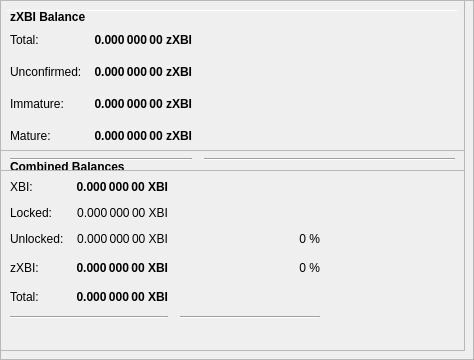
        <widget class="QFrame" name="frameObfuscation">
         <property name="minimumSize">
          <size>
           <width>0</width>
           <height>350</height>
          </size>
         </property>
         <property name="layoutDirection">
          <enum>Qt::LeftToRight</enum>
         </property>
         <property name="frameShape">
          <enum>QFrame::StyledPanel</enum>
         </property>
         <property name="frameShadow">
          <enum>QFrame::Raised</enum>
         </property>
         <widget class="QPushButton" name="runAutoDenom">
          <property name="geometry">
           <rect>
            <x>251</x>
            <y>17</y>
            <width>1</width>
            <height>1</height>
           </rect>
          </property>
          <property name="palette">
           <palette>
            <active>
             <colorrole role="WindowText">
              <brush brushstyle="SolidPattern">
               <color alpha="255">
                <red>0</red>
                <green>0</green>
                <blue>0</blue>
               </color>
              </brush>
             </colorrole>
             <colorrole role="Button">
              <brush brushstyle="SolidPattern">
               <color alpha="255">
                <red>239</red>
                <green>238</green>
                <blue>238</blue>
               </color>
              </brush>
             </colorrole>
             <colorrole role="Light">
              <brush brushstyle="SolidPattern">
               <color alpha="255">
                <red>255</red>
                <green>255</green>
                <blue>255</blue>
               </color>
              </brush>
             </colorrole>
             <colorrole role="Midlight">
              <brush brushstyle="SolidPattern">
               <color alpha="255">
                <red>247</red>
                <green>246</green>
                <blue>246</blue>
               </color>
              </brush>
             </colorrole>
             <colorrole role="Dark">
              <brush brushstyle="SolidPattern">
               <color alpha="255">
                <red>119</red>
                <green>119</green>
                <blue>119</blue>
               </color>
              </brush>
             </colorrole>
             <colorrole role="Mid">
              <brush brushstyle="SolidPattern">
               <color alpha="255">
                <red>159</red>
                <green>159</green>
                <blue>159</blue>
               </color>
              </brush>
             </colorrole>
             <colorrole role="Text">
              <brush brushstyle="SolidPattern">
               <color alpha="255">
                <red>0</red>
                <green>0</green>
                <blue>0</blue>
               </color>
              </brush>
             </colorrole>
             <colorrole role="BrightText">
              <brush brushstyle="SolidPattern">
               <color alpha="255">
                <red>255</red>
                <green>255</green>
                <blue>255</blue>
               </color>
              </brush>
             </colorrole>
             <colorrole role="ButtonText">
              <brush brushstyle="SolidPattern">
               <color alpha="255">
                <red>0</red>
                <green>0</green>
                <blue>0</blue>
               </color>
              </brush>
             </colorrole>
             <colorrole role="Base">
              <brush brushstyle="SolidPattern">
               <color alpha="255">
                <red>255</red>
                <green>255</green>
                <blue>255</blue>
               </color>
              </brush>
             </colorrole>
             <colorrole role="Window">
              <brush brushstyle="SolidPattern">
               <color alpha="255">
                <red>239</red>
                <green>238</green>
                <blue>238</blue>
               </color>
              </brush>
             </colorrole>
             <colorrole role="Shadow">
              <brush brushstyle="SolidPattern">
               <color alpha="255">
                <red>0</red>
                <green>0</green>
                <blue>0</blue>
               </color>
              </brush>
             </colorrole>
             <colorrole role="AlternateBase">
              <brush brushstyle="SolidPattern">
               <color alpha="255">
                <red>247</red>
                <green>246</green>
                <blue>246</blue>
               </color>
              </brush>
             </colorrole>
             <colorrole role="ToolTipBase">
              <brush brushstyle="SolidPattern">
               <color alpha="255">
                <red>255</red>
                <green>255</green>
                <blue>220</blue>
               </color>
              </brush>
             </colorrole>
             <colorrole role="ToolTipText">
              <brush brushstyle="SolidPattern">
               <color alpha="255">
                <red>0</red>
                <green>0</green>
                <blue>0</blue>
               </color>
              </brush>
             </colorrole>
            </active>
            <inactive>
             <colorrole role="WindowText">
              <brush brushstyle="SolidPattern">
               <color alpha="255">
                <red>0</red>
                <green>0</green>
                <blue>0</blue>
               </color>
              </brush>
             </colorrole>
             <colorrole role="Button">
              <brush brushstyle="SolidPattern">
               <color alpha="255">
                <red>239</red>
                <green>238</green>
                <blue>238</blue>
               </color>
              </brush>
             </colorrole>
             <colorrole role="Light">
              <brush brushstyle="SolidPattern">
               <color alpha="255">
                <red>255</red>
                <green>255</green>
                <blue>255</blue>
               </color>
              </brush>
             </colorrole>
             <colorrole role="Midlight">
              <brush brushstyle="SolidPattern">
               <color alpha="255">
                <red>247</red>
                <green>246</green>
                <blue>246</blue>
               </color>
              </brush>
             </colorrole>
             <colorrole role="Dark">
              <brush brushstyle="SolidPattern">
               <color alpha="255">
                <red>119</red>
                <green>119</green>
                <blue>119</blue>
               </color>
              </brush>
             </colorrole>
             <colorrole role="Mid">
              <brush brushstyle="SolidPattern">
               <color alpha="255">
                <red>159</red>
                <green>159</green>
                <blue>159</blue>
               </color>
              </brush>
             </colorrole>
             <colorrole role="Text">
              <brush brushstyle="SolidPattern">
               <color alpha="255">
                <red>0</red>
                <green>0</green>
                <blue>0</blue>
               </color>
              </brush>
             </colorrole>
             <colorrole role="BrightText">
              <brush brushstyle="SolidPattern">
               <color alpha="255">
                <red>255</red>
                <green>255</green>
                <blue>255</blue>
               </color>
              </brush>
             </colorrole>
             <colorrole role="ButtonText">
              <brush brushstyle="SolidPattern">
               <color alpha="255">
                <red>0</red>
                <green>0</green>
                <blue>0</blue>
               </color>
              </brush>
             </colorrole>
             <colorrole role="Base">
              <brush brushstyle="SolidPattern">
               <color alpha="255">
                <red>255</red>
                <green>255</green>
                <blue>255</blue>
               </color>
              </brush>
             </colorrole>
             <colorrole role="Window">
              <brush brushstyle="SolidPattern">
               <color alpha="255">
                <red>239</red>
                <green>238</green>
                <blue>238</blue>
               </color>
              </brush>
             </colorrole>
             <colorrole role="Shadow">
              <brush brushstyle="SolidPattern">
               <color alpha="255">
                <red>0</red>
                <green>0</green>
                <blue>0</blue>
               </color>
              </brush>
             </colorrole>
             <colorrole role="AlternateBase">
              <brush brushstyle="SolidPattern">
               <color alpha="255">
                <red>247</red>
                <green>246</green>
                <blue>246</blue>
               </color>
              </brush>
             </colorrole>
             <colorrole role="ToolTipBase">
              <brush brushstyle="SolidPattern">
               <color alpha="255">
                <red>255</red>
                <green>255</green>
                <blue>220</blue>
               </color>
              </brush>
             </colorrole>
             <colorrole role="ToolTipText">
              <brush brushstyle="SolidPattern">
               <color alpha="255">
                <red>0</red>
                <green>0</green>
                <blue>0</blue>
               </color>
              </brush>
             </colorrole>
            </inactive>
            <disabled>
             <colorrole role="WindowText">
              <brush brushstyle="SolidPattern">
               <color alpha="255">
                <red>119</red>
                <green>119</green>
                <blue>119</blue>
               </color>
              </brush>
             </colorrole>
             <colorrole role="Button">
              <brush brushstyle="SolidPattern">
               <color alpha="255">
                <red>239</red>
                <green>238</green>
                <blue>238</blue>
               </color>
              </brush>
             </colorrole>
             <colorrole role="Light">
              <brush brushstyle="SolidPattern">
               <color alpha="255">
                <red>255</red>
                <green>255</green>
                <blue>255</blue>
               </color>
              </brush>
             </colorrole>
             <colorrole role="Midlight">
              <brush brushstyle="SolidPattern">
               <color alpha="255">
                <red>247</red>
                <green>246</green>
                <blue>246</blue>
               </color>
              </brush>
             </colorrole>
             <colorrole role="Dark">
              <brush brushstyle="SolidPattern">
               <color alpha="255">
                <red>119</red>
                <green>119</green>
                <blue>119</blue>
               </color>
              </brush>
             </colorrole>
             <colorrole role="Mid">
              <brush brushstyle="SolidPattern">
               <color alpha="255">
                <red>159</red>
                <green>159</green>
                <blue>159</blue>
               </color>
              </brush>
             </colorrole>
             <colorrole role="Text">
              <brush brushstyle="SolidPattern">
               <color alpha="255">
                <red>119</red>
                <green>119</green>
                <blue>119</blue>
               </color>
              </brush>
             </colorrole>
             <colorrole role="BrightText">
              <brush brushstyle="SolidPattern">
               <color alpha="255">
                <red>255</red>
                <green>255</green>
                <blue>255</blue>
               </color>
              </brush>
             </colorrole>
             <colorrole role="ButtonText">
              <brush brushstyle="SolidPattern">
               <color alpha="255">
                <red>119</red>
                <green>119</green>
                <blue>119</blue>
               </color>
              </brush>
             </colorrole>
             <colorrole role="Base">
              <brush brushstyle="SolidPattern">
               <color alpha="255">
                <red>239</red>
                <green>238</green>
                <blue>238</blue>
               </color>
              </brush>
             </colorrole>
             <colorrole role="Window">
              <brush brushstyle="SolidPattern">
               <color alpha="255">
                <red>239</red>
                <green>238</green>
                <blue>238</blue>
               </color>
              </brush>
             </colorrole>
             <colorrole role="Shadow">
              <brush brushstyle="SolidPattern">
               <color alpha="255">
                <red>0</red>
                <green>0</green>
                <blue>0</blue>
               </color>
              </brush>
             </colorrole>
             <colorrole role="AlternateBase">
              <brush brushstyle="SolidPattern">
               <color alpha="255">
                <red>239</red>
                <green>238</green>
                <blue>238</blue>
               </color>
              </brush>
             </colorrole>
             <colorrole role="ToolTipBase">
              <brush brushstyle="SolidPattern">
               <color alpha="255">
                <red>255</red>
                <green>255</green>
                <blue>220</blue>
               </color>
              </brush>
             </colorrole>
             <colorrole role="ToolTipText">
              <brush brushstyle="SolidPattern">
               <color alpha="255">
                <red>0</red>
                <green>0</green>
                <blue>0</blue>
               </color>
              </brush>
             </colorrole>
            </disabled>
           </palette>
          </property>
          <property name="focusPolicy">
           <enum>Qt::NoFocus</enum>
          </property>
          <property name="autoFillBackground">
           <bool>true</bool>
          </property>
          <property name="text">
           <string/>
          </property>
          <property name="flat">
           <bool>true</bool>
          </property>
         </widget>
         <widget class="Line" name="line">
          <property name="geometry">
           <rect>
            <x>7</x>
            <y>10</y>
            <width>451</width>
            <height>1</height>
           </rect>
          </property>
          <property name="orientation">
           <enum>Qt::Horizontal</enum>
          </property>
         </widget>
         <widget class="QFrame" name="frame_3">
          <property name="geometry">
           <rect>
            <x>0</x>
            <y>150</y>
            <width>465</width>
            <height>201</height>
           </rect>
          </property>
          <property name="frameShape">
           <enum>QFrame::StyledPanel</enum>
          </property>
          <property name="frameShadow">
           <enum>QFrame::Raised</enum>
          </property>
          <layout class="QVBoxLayout" name="verticalLayout_5">
           <item>
            <layout class="QHBoxLayout" name="horizontalLayout_5" stretch="0">
             <item>
              <widget class="QLabel" name="label_5z">
               <property name="maximumSize">
                <size>
                 <width>16777215</width>
                 <height>20</height>
                </size>
               </property>
               <property name="font">
                <font>
                 <weight>75</weight>
                 <bold>true</bold>
                </font>
               </property>
               <property name="toolTip">
                <string>Combined Balances (including unconfirmed and immature coins)</string>
               </property>
               <property name="text">
                <string>&lt;html&gt;&lt;head/&gt;&lt;body&gt;&lt;p&gt;Combined Balances&lt;/p&gt;&lt;/body&gt;&lt;/html&gt;</string>
               </property>
              </widget>
             </item>
            </layout>
           </item>
           <item>
            <layout class="QGridLayout" name="gridLayout_3">
             <property name="spacing">
              <number>12</number>
             </property>
             <item row="7" column="0" colspan="2">
              <widget class="Line" name="lineSpendableBalance_3">
               <property name="orientation">
                <enum>Qt::Horizontal</enum>
               </property>
              </widget>
             </item>
             <item row="7" column="2">
              <widget class="Line" name="lineWatchBalance_3">
               <property name="sizePolicy">
                <sizepolicy hsizetype="Preferred" vsizetype="Fixed">
                 <horstretch>0</horstretch>
                 <verstretch>0</verstretch>
                </sizepolicy>
               </property>
               <property name="minimumSize">
                <size>
                 <width>140</width>
                 <height>0</height>
                </size>
               </property>
               <property name="orientation">
                <enum>Qt::Horizontal</enum>
               </property>
              </widget>
             </item>
             <item row="4" column="1">
              <widget class="QLabel" name="labelzBalancez">
               <property name="font">
                <font>
                 <weight>75</weight>
                 <bold>true</bold>
                </font>
               </property>
               <property name="cursor">
                <cursorShape>IBeamCursor</cursorShape>
               </property>
               <property name="toolTip">
                <string>Total of transactions that have yet to be confirmed, and do not yet count toward the spendable balance</string>
               </property>
               <property name="text">
                <string notr="true">0.000 000 00 XBI</string>
               </property>
               <property name="alignment">
                <set>Qt::AlignRight|Qt::AlignTrailing|Qt::AlignVCenter</set>
               </property>
               <property name="textInteractionFlags">
                <set>Qt::LinksAccessibleByMouse|Qt::TextSelectableByKeyboard|Qt::TextSelectableByMouse</set>
               </property>
              </widget>
             </item>
             <item row="6" column="1">
              <widget class="QLabel" name="labelTotalz">
               <property name="font">
                <font>
                 <weight>75</weight>
                 <bold>true</bold>
                </font>
               </property>
               <property name="cursor">
                <cursorShape>IBeamCursor</cursorShape>
               </property>
               <property name="toolTip">
                <string>Total Balance, including unconfirmed and immature coins.</string>
               </property>
               <property name="text">
                <string notr="true">0.000 000 00 XBI</string>
               </property>
               <property name="alignment">
                <set>Qt::AlignRight|Qt::AlignTrailing|Qt::AlignVCenter</set>
               </property>
               <property name="textInteractionFlags">
                <set>Qt::LinksAccessibleByMouse|Qt::TextSelectableByKeyboard|Qt::TextSelectableByMouse</set>
               </property>
              </widget>
             </item>
             <item row="4" column="3">
              <spacer name="horizontalSpacer_6">
               <property name="orientation">
                <enum>Qt::Horizontal</enum>
               </property>
               <property name="sizeHint" stdset="0">
                <size>
                 <width>40</width>
                 <height>20</height>
                </size>
               </property>
              </spacer>
             </item>
             <item row="6" column="0">
              <widget class="QLabel" name="labelTotalTextz">
               <property name="text">
                <string>Total:</string>
               </property>
              </widget>
             </item>
             <item row="1" column="0">
              <widget class="QLabel" name="labelBalanceTextz">
               <property name="text">
                <string>XBI:</string>
               </property>
              </widget>
             </item>
             <item row="1" column="1">
              <widget class="QLabel" name="labelBalancez">
               <property name="font">
                <font>
                 <weight>75</weight>
                 <bold>true</bold>
                </font>
               </property>
               <property name="cursor">
                <cursorShape>IBeamCursor</cursorShape>
               </property>
               <property name="toolTip">
                <string>Your current spendable balance</string>
               </property>
               <property name="text">
                <string notr="true">0.000 000 00 XBI</string>
               </property>
               <property name="alignment">
                <set>Qt::AlignRight|Qt::AlignTrailing|Qt::AlignVCenter</set>
               </property>
               <property name="textInteractionFlags">
                <set>Qt::LinksAccessibleByMouse|Qt::TextSelectableByKeyboard|Qt::TextSelectableByMouse</set>
               </property>
              </widget>
             </item>
             <item row="4" column="0">
              <widget class="QLabel" name="labelzBalanceTextz">
               <property name="toolTip">
                <string/>
               </property>
               <property name="text">
                <string>zXBI:</string>
               </property>
              </widget>
             </item>
             <item row="4" column="2">
              <widget class="QLabel" name="labelzXBIPercent">
               <property name="toolTip">
                <string>Current percentage of zXBI.
If AutoMint is enabled this percentage will settle around the configured AutoMint percentage (default = 10%)</string>
               </property>
               <property name="text">
                <string>0 %</string>
               </property>
               <property name="alignment">
                <set>Qt::AlignRight|Qt::AlignTrailing|Qt::AlignVCenter</set>
               </property>
              </widget>
             </item>
             <item row="6" column="2">
              <widget class="QLabel" name="label100Percent">
               <property name="text">
                <string/>
               </property>
               <property name="alignment">
                <set>Qt::AlignRight|Qt::AlignTrailing|Qt::AlignVCenter</set>
               </property>
              </widget>
             </item>
             <item row="2" column="1">
              <widget class="QLabel" name="labelLockedBalance">
               <property name="toolTip">
                <string>Locked XBI or Masternode collaterals. These are excluded from zXBI minting.</string>
               </property>
               <property name="text">
                <string>0.000 000 00 XBI</string>
               </property>
               <property name="alignment">
                <set>Qt::AlignRight|Qt::AlignTrailing|Qt::AlignVCenter</set>
               </property>
              </widget>
             </item>
             <item row="2" column="0">
              <widget class="QLabel" name="labelLockedBalanceText">
               <property name="toolTip">
                <string>Locked XBI or Masternode collaterals. These are excluded from zXBI minting.</string>
               </property>
               <property name="text">
                <string>Locked:</string>
               </property>
              </widget>
             </item>
             <item row="3" column="0">
              <widget class="QLabel" name="labelUnLockedBalanceText">
               <property name="toolTip">
                <string>Unlocked XBIs. These can be used for zXBI minting.</string>
               </property>
               <property name="text">
                <string>Unlocked:</string>
               </property>
              </widget>
             </item>
             <item row="3" column="1">
              <widget class="QLabel" name="labelUnLockedBalance">
               <property name="toolTip">
                <string>Unlocked XBIs. These can be used for zXBI minting.</string>
               </property>
               <property name="text">
                <string>0.000 000 00 XBI</string>
               </property>
               <property name="alignment">
                <set>Qt::AlignRight|Qt::AlignTrailing|Qt::AlignVCenter</set>
               </property>
              </widget>
             </item>
             <item row="3" column="2">
              <widget class="QLabel" name="labelXBIPercent">
               <property name="text">
                <string>0 %</string>
               </property>
               <property name="alignment">
                <set>Qt::AlignRight|Qt::AlignTrailing|Qt::AlignVCenter</set>
               </property>
              </widget>
             </item>
            </layout>
           </item>
           <item>
            <spacer name="verticalSpacer">
             <property name="orientation">
              <enum>Qt::Vertical</enum>
             </property>
             <property name="sizeHint" stdset="0">
              <size>
               <width>20</width>
               <height>40</height>
              </size>
             </property>
            </spacer>
           </item>
          </layout>
         </widget>
         <widget class="QFrame" name="frame_4">
          <property name="geometry">
           <rect>
            <x>0</x>
            <y>0</y>
            <width>465</width>
            <height>171</height>
           </rect>
          </property>
          <property name="frameShape">
           <enum>QFrame::StyledPanel</enum>
          </property>
          <property name="frameShadow">
           <enum>QFrame::Raised</enum>
          </property>
          <layout class="QVBoxLayout" name="verticalLayout_7">
           <item>
            <layout class="QHBoxLayout" name="horizontalLayout_8" stretch="0">
             <item>
              <widget class="QLabel" name="label_5z_3">
               <property name="maximumSize">
                <size>
                 <width>16777215</width>
                 <height>20</height>
                </size>
               </property>
               <property name="font">
                <font>
                 <weight>75</weight>
                 <bold>true</bold>
                </font>
               </property>
               <property name="text">
                <string>zXBI Balance</string>
               </property>
              </widget>
             </item>
            </layout>
           </item>
           <item>
            <layout class="QGridLayout" name="gridLayout_5">
             <property name="spacing">
              <number>12</number>
             </property>
             <item row="4" column="0">
              <widget class="QLabel" name="labelzBalanceMatureText">
               <property name="toolTip">
                <string>Mature: more than 20 confirmation and more than 1 mints of the same denomination after it was minted.
These zXBI are spendable.</string>
               </property>
               <property name="text">
                <string>Mature:</string>
               </property>
              </widget>
             </item>
             <item row="5" column="0" colspan="2">
              <widget class="Line" name="lineSpendableBalance_5">
               <property name="orientation">
                <enum>Qt::Horizontal</enum>
               </property>
              </widget>
             </item>
             <item row="1" column="1">
              <widget class="QLabel" name="labelzBalance">
               <property name="font">
                <font>
                 <weight>75</weight>
                 <bold>true</bold>
                </font>
               </property>
               <property name="cursor">
                <cursorShape>IBeamCursor</cursorShape>
               </property>
               <property name="toolTip">
                <string>All available zXBI, unconfirmed and immature zXBI included.</string>
               </property>
               <property name="text">
                <string notr="true">0.000 000 00 zXBI</string>
               </property>
               <property name="alignment">
                <set>Qt::AlignRight|Qt::AlignTrailing|Qt::AlignVCenter</set>
               </property>
               <property name="textInteractionFlags">
                <set>Qt::LinksAccessibleByMouse|Qt::TextSelectableByKeyboard|Qt::TextSelectableByMouse</set>
               </property>
              </widget>
             </item>
             <item row="5" column="2">
              <widget class="Line" name="lineWatchBalance_5">
               <property name="sizePolicy">
                <sizepolicy hsizetype="Preferred" vsizetype="Fixed">
                 <horstretch>0</horstretch>
                 <verstretch>0</verstretch>
                </sizepolicy>
               </property>
               <property name="minimumSize">
                <size>
                 <width>140</width>
                 <height>0</height>
                </size>
               </property>
               <property name="orientation">
                <enum>Qt::Horizontal</enum>
               </property>
              </widget>
             </item>
             <item row="1" column="0">
              <widget class="QLabel" name="labelzBalanceText">
               <property name="toolTip">
                <string>All available zXBI, unconfirmed and immature zXBI included.</string>
               </property>
               <property name="text">
                <string>Total:</string>
               </property>
              </widget>
             </item>
             <item row="1" column="2">
              <spacer name="horizontalSpacer_8">
               <property name="orientation">
                <enum>Qt::Horizontal</enum>
               </property>
               <property name="sizeHint" stdset="0">
                <size>
                 <width>40</width>
                 <height>20</height>
                </size>
               </property>
              </spacer>
             </item>
             <item row="4" column="2">
              <spacer name="horizontalSpacer_4">
               <property name="orientation">
                <enum>Qt::Horizontal</enum>
               </property>
               <property name="sizeHint" stdset="0">
                <size>
                 <width>40</width>
                 <height>20</height>
                </size>
               </property>
              </spacer>
             </item>
             <item row="4" column="1">
              <widget class="QLabel" name="labelzBalanceMature">
               <property name="font">
                <font>
                 <weight>75</weight>
                 <bold>true</bold>
                </font>
               </property>
               <property name="toolTip">
                <string>Mature: more than 20 confirmation and more than 1 mints of the same denomination after it was minted.
These zXBI are spendable.</string>
               </property>
               <property name="text">
                <string>0.000 000 00 zXBI</string>
               </property>
               <property name="alignment">
                <set>Qt::AlignRight|Qt::AlignTrailing|Qt::AlignVCenter</set>
               </property>
              </widget>
             </item>
             <item row="2" column="0">
              <widget class="QLabel" name="labelzBalanceUnconfirmedText">
               <property name="toolTip">
                <string>Unconfirmed: less than 20 confirmations
Immature: confirmed, but less than 1 mints of the same denomination after it was minted</string>
               </property>
               <property name="text">
                <string>Unconfirmed:</string>
               </property>
              </widget>
             </item>
             <item row="2" column="1">
              <widget class="QLabel" name="labelzBalanceUnconfirmed">
               <property name="font">
                <font>
                 <weight>75</weight>
                 <bold>true</bold>
                </font>
               </property>
               <property name="toolTip">
                <string>Unconfirmed: less than 20 confirmations
Immature: confirmed, but less than 1 mints of the same denomination after it was minted</string>
               </property>
               <property name="text">
                <string>0.000 000 00 zXBI</string>
               </property>
               <property name="alignment">
                <set>Qt::AlignRight|Qt::AlignTrailing|Qt::AlignVCenter</set>
               </property>
              </widget>
             </item>
             <item row="2" column="2">
              <spacer name="horizontalSpacer_5">
               <property name="orientation">
                <enum>Qt::Horizontal</enum>
               </property>
               <property name="sizeHint" stdset="0">
                <size>
                 <width>40</width>
                 <height>20</height>
                </size>
               </property>
              </spacer>
             </item>
             <item row="3" column="0">
              <widget class="QLabel" name="labelzBalanceImmatureText">
               <property name="toolTip">
                <string>Unconfirmed: less than 20 confirmations
Immature: confirmed, but less than 1 mints of the same denomination after it was minted</string>
               </property>
               <property name="text">
                <string>Immature:</string>
               </property>
              </widget>
             </item>
             <item row="3" column="1">
              <widget class="QLabel" name="labelzBalanceImmature">
               <property name="font">
                <font>
                 <weight>75</weight>
                 <bold>true</bold>
                </font>
               </property>
               <property name="toolTip">
                <string>Unconfirmed: less than 20 confirmations
Immature: confirmed, but less than 1 mints of the same denomination after it was minted</string>
               </property>
               <property name="text">
                <string>0.000 000 00 zXBI</string>
               </property>
               <property name="alignment">
                <set>Qt::AlignRight|Qt::AlignTrailing|Qt::AlignVCenter</set>
               </property>
              </widget>
             </item>
             <item row="3" column="2">
              <spacer name="horizontalSpacer_7">
               <property name="orientation">
                <enum>Qt::Horizontal</enum>
               </property>
               <property name="sizeHint" stdset="0">
                <size>
                 <width>40</width>
                 <height>20</height>
                </size>
               </property>
              </spacer>
             </item>
            </layout>
           </item>
          </layout>
         </widget>
        </widget>
